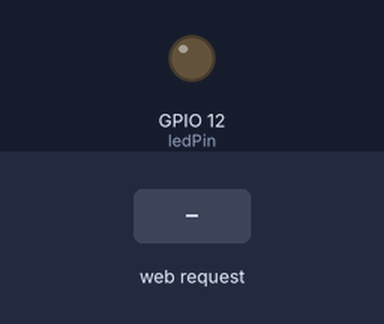
This sketch was run on a simulated ESP8266 (NodeMCU). Parts: output pins drawn as LEDs (lit = HIGH). The inputs (shaded band) are chosen by the test bench. WiFi joins after 1.5 s; servers stay silent unless stated; what the sketch prints to the serial monitor is not drawn.

Above: at 3.2 s.
3.3 s: HTTP request GET /trigger_led received
At 3.6 s:
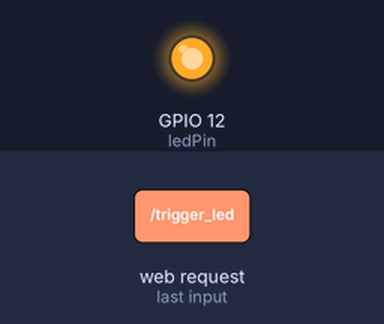
4.8 s: HTTP request GET /turnOff received
At 5.9 s:
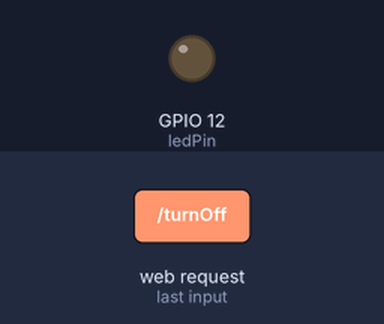
Timing chart, 0 to 7.8 s (numbered marks = the images above; inputs shaded):
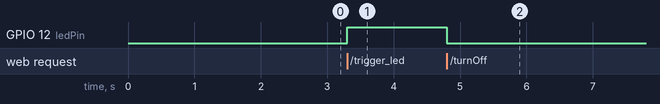

The sketch:

server_led_ping.ino
```cpp
#include <ESP8266WiFi.h>
#include <ESP8266WebServer.h>  // Include ESP8266WebServer library for HTTP server functionality
#include <ArduinoJson.h>

// Pin configurations
int ledPin = 12;  // LED pin

// Wi-Fi credentials
const char* ssid = "wifiName";          // Replace with your Wi-Fi SSID
const char* password = "wifiPassword";  // Replace with your Wi-Fi password

ESP8266WebServer server(80);  // Create an instance of the ESP8266WebServer to handle HTTP requests

void setup() {
  // Pin setup
  pinMode(ledPin, OUTPUT);     // Set LED as output

  // Start serial communication for debugging
  Serial.begin(115200);

  // Connect to Wi-Fi
  Serial.print("Connecting to Wi-Fi");
  WiFi.begin(ssid, password);

  // Wait for Wi-Fi connection
  while (WiFi.status() != WL_CONNECTED) {
    delay(1000);
    Serial.print(".");
  }
  Serial.println("\nConnected to Wi-Fi!");
  Serial.print("IP Address: ");
  Serial.println(WiFi.localIP());

  // Set up HTTP server routes
  server.on("/trigger_led", HTTP_GET, []() {
    // Trigger the LED when the /trigger_led endpoint is hit
    digitalWrite(ledPin, HIGH);  // Turn the LED ON
    server.send(200, "text/plain", "LED is ON");  // Send response back
    Serial.println("LED Triggered");
  });

  server.on("/turnOff", HTTP_GET, []() {
    // Trigger the LED when the /trigger_led endpoint is hit
    digitalWrite(ledPin, LOW);                    // Turn the LED ON
    server.send(200, "text/plain", "LED is OFF");  // Send response back
    Serial.println("LED off triggered");
  });

  // Start the server
  server.begin();
  Serial.println("HTTP server started");
}

void loop() {
  server.handleClient();  // Handle incoming client requests
}
```

Measured:
- after the input at 3.3 s, GPIO 12 (ledPin): LOW → HIGH at once
- after the input at 4.8 s, GPIO 12 (ledPin): HIGH → LOW at once
